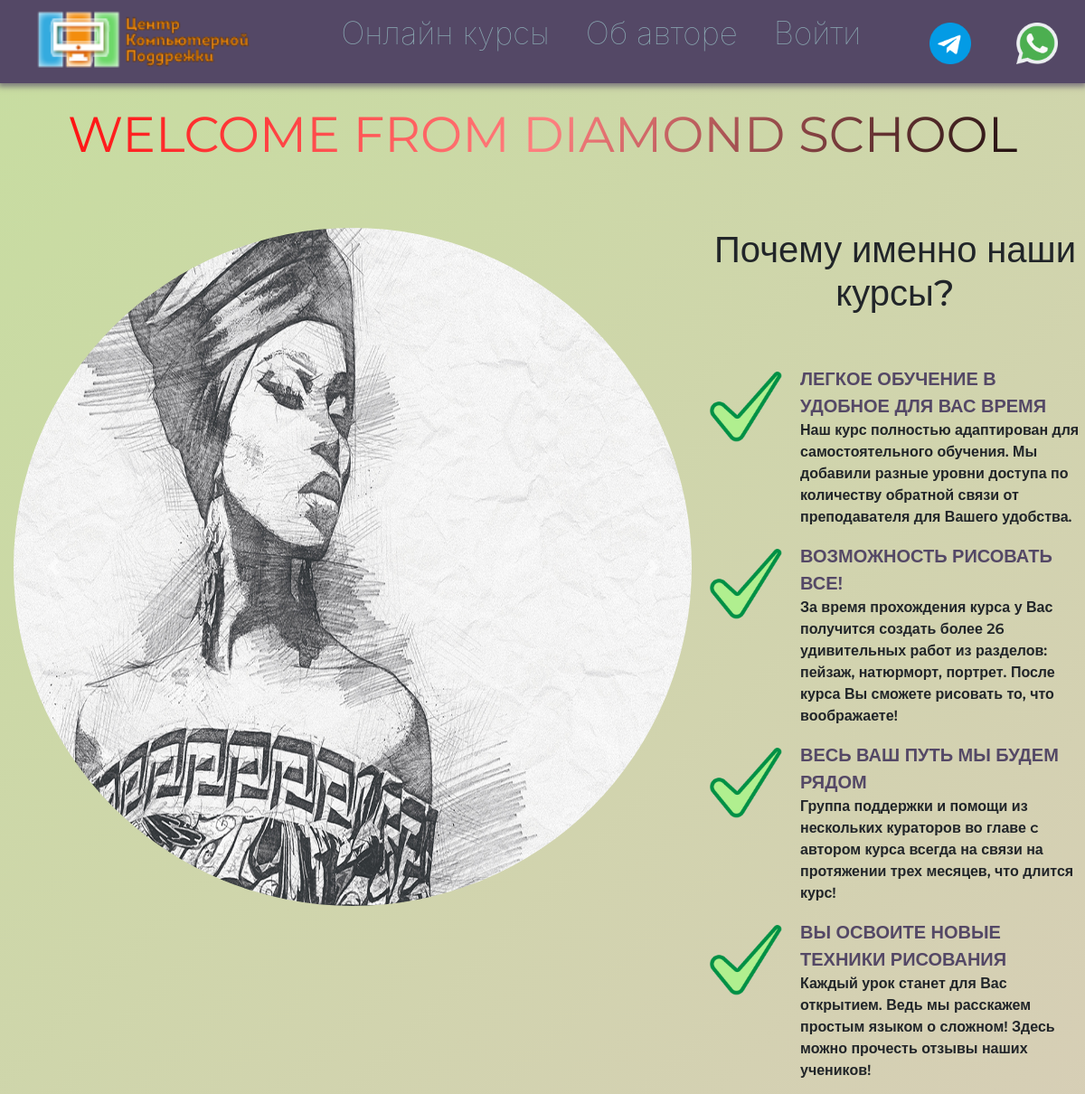
The app's page / (upper part), older data.
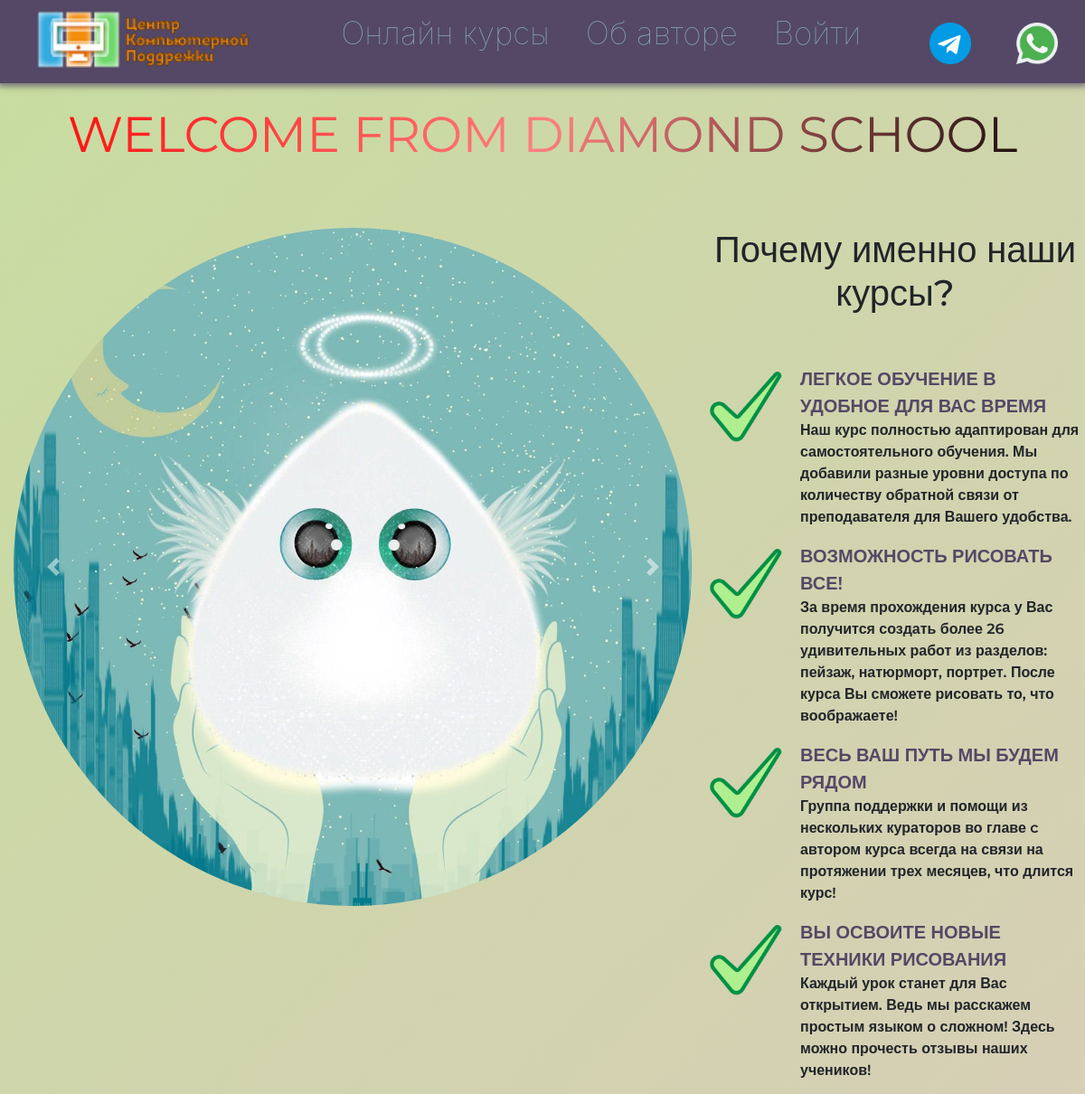
The same page, newer data.
### school/models.py (models this page shows, shortened)
class SSlider(models.Model):
    s_img = models.ImageField(upload_to='slider_img/')
    s_css = models.CharField(max_length=200, null=True, default='-', verbose_name='css класс')
    class Meta:
        verbose_name = 'Слайд'
        verbose_name_plural = 'Слайды'

### school/views.py (the view)
# urls.py: path('', views.first_page),
def first_page(request):
    slider_list = SSlider.objects.all()
    form = OrderForm()
    context = {
        'form': form,
        'slider_list': slider_list
    }
    return render(request, 'school/index.html', context)

### school/templates/school/index.html (shortened to what this page needs)
{% extends 'school/base.html' %}
{% load static %}
{% block content %}
<div class="container2">
    <h3>WELCOME FROM DIAMOND SCHOOL</h3>
</div>
<div class="crs-1">
    {% include 'school/carusel.html' %}
    {% include 'school/carusel-point.html' %}
</div>
{% endblock %}

### school/templates/school/carusel.html (shortened to what this page needs)
<section>
    <div id="carouselExampleCaptions" class="carousel slide container" data-ride="carousel">
        <div class="carousel-inner">
            {% for slide in slider_list %}
            <div class="carousel-item {{ slide.s_css }}">
                <img src="{{ slide.s_img.url }}" class="d-block w-100" alt="...">
            </div>
            {% endfor %}
        </div>
        <a class="carousel-control-prev" href="#carouselExampleCaptions" role="button" data-slide="prev">
            <span class="carousel-control-prev-icon" aria-hidden="true"></span>
        </a>
        <a class="carousel-control-next" href="#carouselExampleCaptions" role="button" data-slide="next">
            <span class="carousel-control-next-icon" aria-hidden="true"></span>
        </a>
    </div>
</section>

Row changes from the older to the newer data that the page shows:
changed SSlider: s_img: a different picture
